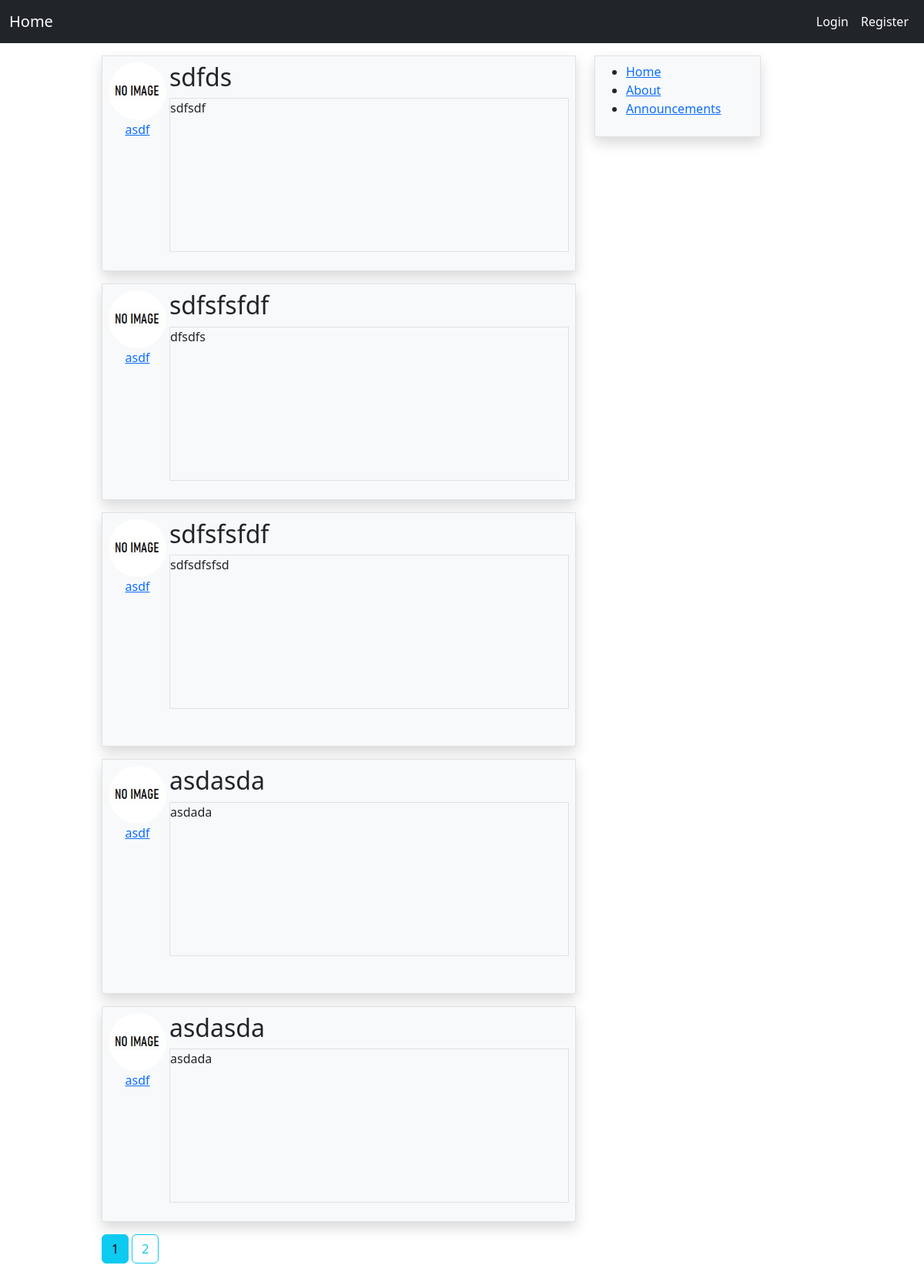
Page /home on the earlier database version.
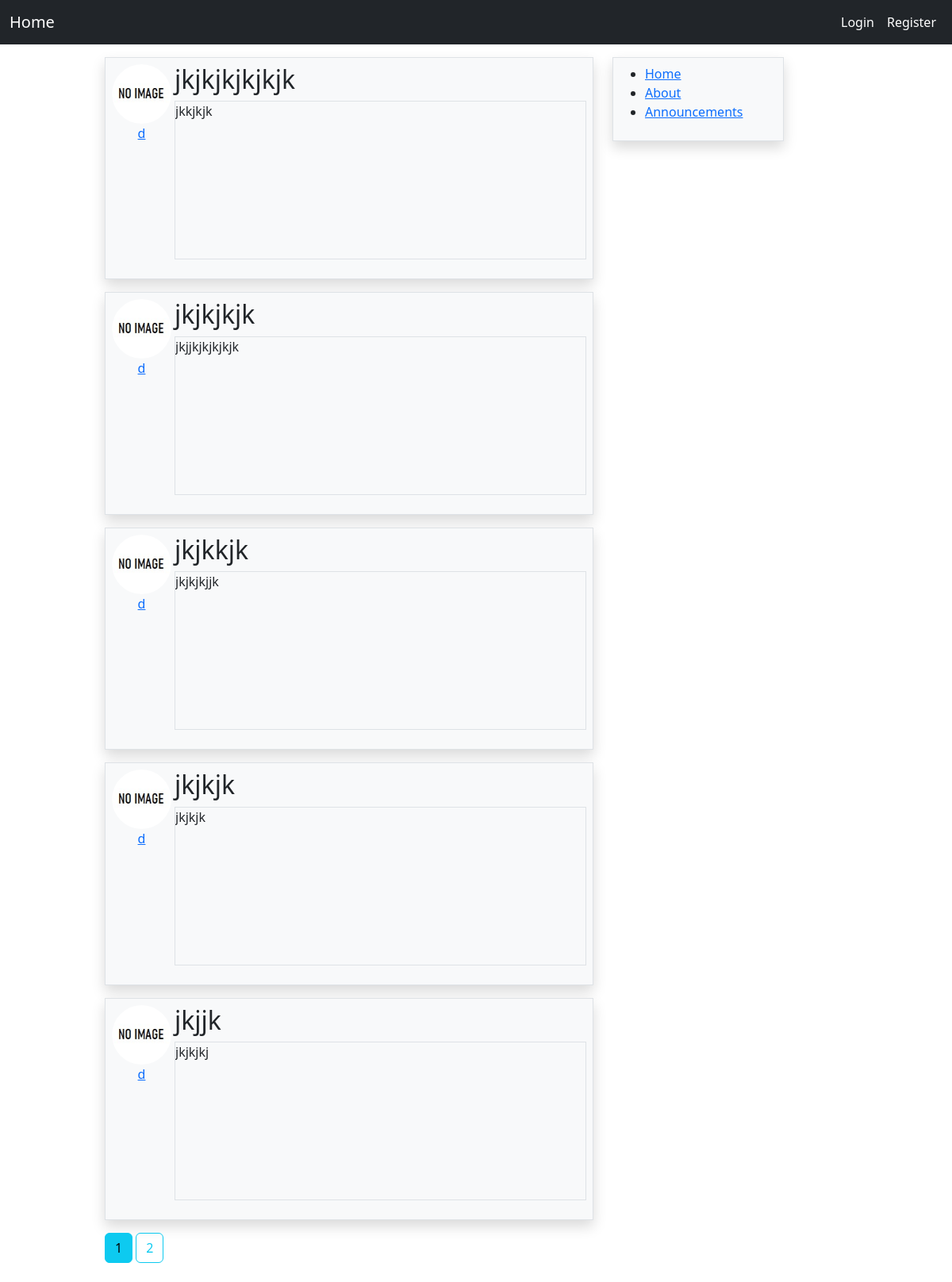
Same page on the later database version.
### webapp/models.py (models this page shows, shortened)
class Post(db.Model, UserMixin):
    id = db.Column(db.Integer, primary_key=True)
    text = db.Column(db.Text)
    title = db.Column(db.String(100),nullable=False)
    time = db.Column(db.DateTime, nullable=False, default=datetime.utcnow)
    user_id = db.Column(db.Integer, db.ForeignKey('user.id'), nullable=False)
    images = db.relationship('Image', backref='post', lazy=True)

class User(db.Model, UserMixin):
    id = db.Column(db.Integer, primary_key=True)
    username= db.Column(db.String(20), nullable=False)
    password= db.Column(db.String(50), nullable=False)
    email= db.Column(db.String(50), nullable=False)
    about = db.Column(db.String(200), nullable=False, default="no content")
    profile_image = db.Column(db.String(100), nullable=False, default='no_image.jpg')
    posts = db.relationship('Post', backref='author', lazy=True)

### webapp/main/routes.py (the view)
@main.route('/')
@main.route("/home")
def home():
    page = request.args.get('page', 1, type=int)
    posts = Post.query.order_by(Post.time.desc()).paginate(page=page, per_page=5)
    return render_template('home.html', posts=posts, Image=Image)

### webapp/templates/home.html (shortened to what this page needs)
{% extends 'base.html' %}
{% block body %}
<div class="d-grid gap-3 mt-3 ml-3">
    {% for post in posts.items %}
        <div class="p-2 bg-light border shadow">
            <div class="d-flex gap-1">
                <div class="d-flex flex-column align-items-center">
                    <img class="p-0 rounded-circle"
                    src="{{url_for('static', filename='profile_images/' + post.author.profile_image)}}"
                    style="width: 75px; height: 75px;">
                    <a class="p-0" href="#">{{ post.author.username }}</a>
                </div>
                <div class="flex-grow-1 vh-10">
                    <h2><a href="{{url_for('post.single_post', post_id = post.id)}}" style="color:inherit; text-decoration: none;">
                         {{post.title}}
                    </a></h2>
                    <p class="border overflow-auto"
                    style="height: 200px;">
                    {{post.text}}
                    </p>
                </div>
            </div>
        </div>
    {% endfor %}
    <div class="">
        {% for page_num in posts.iter_pages(left_edge=1, right_edge=1, left_current=1, right_current=2) %}
        {% if page_num %}
            {% if page_num == posts.page %}
                <a class="btn btn-info mb-4" href="{{ url_for('main.home', page=page_num)}}">{{ page_num }}</a>
            {% else %}
                <a class="btn btn-outline-info mb-4" href="{{ url_for('main.home', page=page_num)}}">{{ page_num }}</a>
            {% endif%}
        {% else %}
        ...
        {% endif%}
        {% endfor %}
    </div>
</div>
{% endblock %}

### webapp/templates/base.html (shortened to what this page needs)
<!DOCTYPE html>
<html lang="en">
<head>
    <link href="{{ url_for('static', filename='node_modules/bootstrap/dist/css/bootstrap.css') }}"
    rel="stylesheet"
>
    <nav class="navbar navbar-expand-lg navbar-dark bg-dark">
      <div class="container-fluid">
        <a class="navbar-brand" href="{{url_for('main.home')}}">Home</a>
        <div class="collapse navbar-collapse" id="navbarSupportedContent">
          <ul class="navbar-nav ms-auto mb-2 mb-lg-0">
            {% if current_user.is_authenticated %}
            <li class="nav-item">
              <a class="nav-link active" aria-current="page" href="{{url_for('post.create_post')}}">Create Post</a>
            </li>
            <li class="nav-item">
              <a class="nav-link active" aria-current="page" href="{{url_for('account.logout')}}">Logout</a>
            </li>
            {% else %}
            <li class="nav-item">
              <a class="nav-link active" aria-current="page" href="{{url_for('account.login')}}">Login</a>
            </li>
            <li class="nav-item">
              <a class="nav-link active" aria-current="page" href="{{url_for('account.register')}}">Register</a>
            </li>
            {% endif %}
          </ul>
        </div>
      </div>
    </nav>
</head>
<body>
  <div class="container-sm" style="max-width:80%;">
    <div class="row">
      <div class="col-md-8">
        {% block body %}
        {% endblock %}
      </div>
      <div class="col-md-3">
        <div class="d-grid gap-3 mt-3 ml-3">
          <div class="p-2 bg-light border shadow">
            <ul>
              <li>
                <a aria-current="page" href="{{url_for('main.home')}}">Home</a>
              </li>
              <li>
                <a aria-current="page" href="{{url_for('main.about')}}">About</a>
              </li>
              <li>
                <a aria-current="page" href="{{url_for('post.create_post')}}">Announcements</a>
              </li>
            </ul>
          </div>
        </div>
      </div>
    </div>
  </div>
</body>
</html>

Differences in the rows shown:
removed Post: profile_image (placeholder picture), author.username "asdf", title "sdfds", text "sdfsdf"
removed Post: profile_image (placeholder picture), author.username "asdf", title "sdfsfsfdf", text "dfsdfs"
removed Post: profile_image (placeholder picture), author.username "asdf", title "sdfsfsfdf", text "sdfsdfsfsd"
removed Post: profile_image (placeholder picture), author.username "asdf", title "asdasda", text "asdada"
removed Post: profile_image (placeholder picture), author.username "asdf", title "asdasda", text "asdada"
added Post: profile_image (placeholder picture), author.username "d", title "jkjkjkjkjkjk", text "jkkjkjk"
added Post: profile_image (placeholder picture), author.username "d", title "jkjkjkjk", text "jkjjkjkjkjkjk"
added Post: profile_image (placeholder picture), author.username "d", title "jkjkkjk", text "jkjkjkjjk"
added Post: profile_image (placeholder picture), author.username "d", title "jkjkjk", text "jkjkjk"
added Post: profile_image (placeholder picture), author.username "d", title "jkjjk", text "jkjkjkj"
